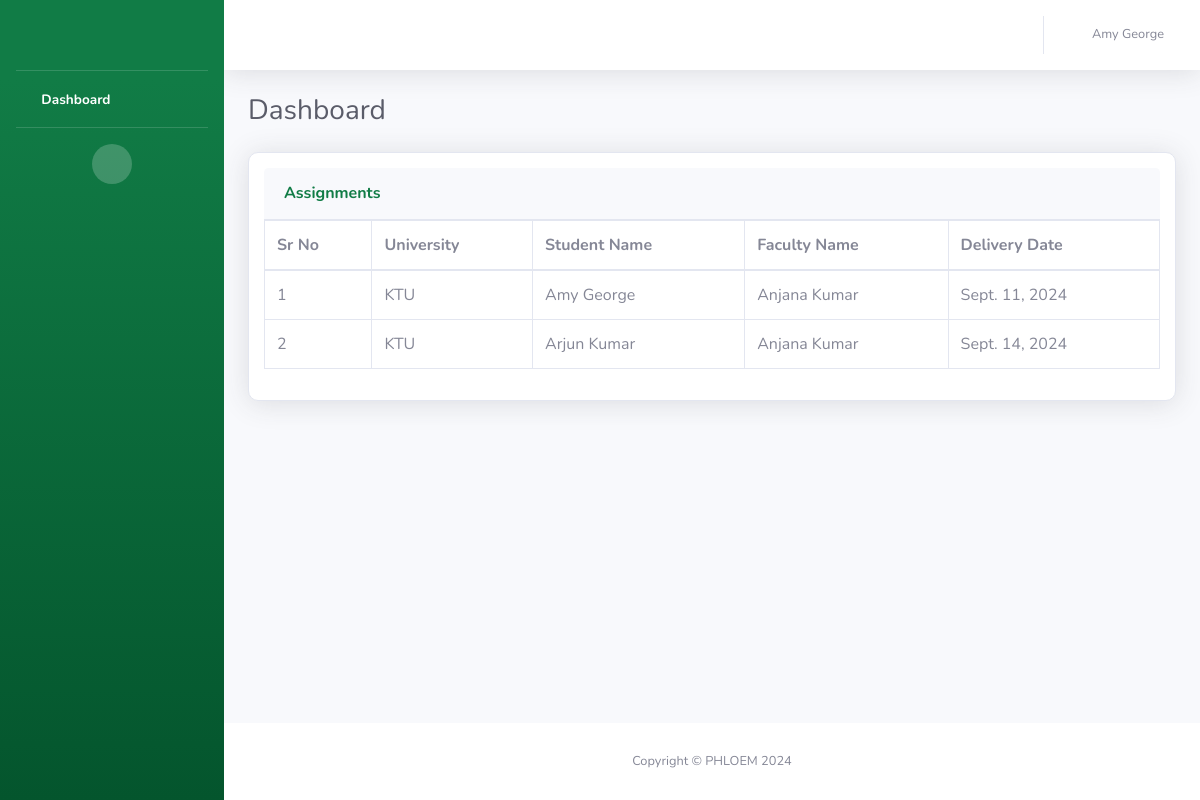
The page /assign_faculty (signed in) on the database its author committed.
### UserApp/models.py (models this page shows, shortened)
class StudentUploadsModel(models.Model):
    studentfile_id = models.AutoField(primary_key=True)
    student = models.ForeignKey(UsersModel, on_delete=models.CASCADE, null=True)
    countrycode = models.ForeignKey(CountryCodeModel, on_delete = models.CASCADE, null = True)
    whatsapp_number = models.CharField(max_length=15)
    university = models.CharField(max_length=100)
    course = models.CharField(max_length=100)
    module_name = models.CharField(max_length=100)
    total_word_count = models.IntegerField()
    submission_date = models.DateField()
    expected_delivery_date = models.DateField()
    assignment_file = models.FileField(upload_to='assignments/')
    model_work = models.FileField(upload_to = 'model-work/', null=True, blank=True)
    module_materials = models.FileField(upload_to = 'module_materials/', null=True, blank=True)
    instructions = models.FileField(upload_to = 'instructions/', null=True, blank=True)
    uploaded_date = models.DateField()
    country_specific = models.BooleanField(default=False)
    country_specific_name = models.CharField(max_length=100, blank=True, null=True)
    company_specific = models.BooleanField(default=False)
    company_specific_name = models.CharField(max_length=100, blank=True, null=True)

### UserApp/views.py (the view)
# urls.py: path('assign_faculty', views.faculty_assign, name='faculty_assign'),
def faculty_assign(request):
    user = request.session.get('user', None)
    if user is None:
        return redirect('/login')
    else:
        loggedin_user = UsersModel.objects.get(user_id=user)
        username = f"{loggedin_user.first_name} {loggedin_user.last_name}"
        response_data = []
        student_files = StudentUploadsModel.objects.all()
        for student_file in student_files:
            assigned = FacultyAssignModel.objects.get(file=student_file)
            data ={
                "university":student_file.university,
                "student_name": f"{student_file.student.first_name} {student_file.student.last_name}",
                "student_file": student_file.assignment_file.url if student_file else None,
                "faculty": f"{assigned.assigned_to.first_name} {assigned.assigned_to.last_name}",
                "delivery_date": student_file.expected_delivery_date,
            }
            response_data.append(data)
    return render(request, 'assign_faculty.html', {'username': username, 'uploaded_files': response_data})

### templates/assign_faculty.html (shortened to what this page needs)
<!DOCTYPE html>
<html lang="en">
<head>
    {% load static %}
    <link href="{% static 'vendor/fontawesome-free/css/all.min.css' %}" rel="stylesheet" type="text/css">
    <link href="{% static 'css/sb-admin-2.min.css' %}" rel="stylesheet">
</head>
<body id="page-top">
    <div id="wrapper">
        <ul class="navbar-nav bg-gradient-primary sidebar sidebar-dark accordion" id="accordionSidebar">
            <a class="sidebar-brand d-flex align-items-center justify-content-center" href="{% url 'home' %}">
                <div class="logo" style="background-image: url({% static 'img/phloem.png' %});"></div>
            </a>
            <hr class="sidebar-divider my-0">
            <li class="nav-item active">
                <a class="nav-link" href="{% url 'manager' %}">
                    <i class="fas fa-fw fa-tachometer-alt"></i>
                    <span>Dashboard</span></a>
            </li>
            <hr class="sidebar-divider d-none d-md-block">
            <div class="text-center d-none d-md-inline">
                <button class="rounded-circle border-0" id="sidebarToggle"></button>
            </div>
        </ul>
        <div id="content-wrapper" class="d-flex flex-column">
            <div id="content">
                <nav class="navbar navbar-expand navbar-light bg-white topbar mb-4 static-top shadow">
                    <ul class="navbar-nav ml-auto">
                        <li class="nav-item dropdown no-arrow">
                            <a class="nav-link dropdown-toggle" href="#" id="userDropdown" role="button"
                                data-toggle="dropdown" aria-haspopup="true" aria-expanded="false">
                                <i class="fas fa-fw fa-user"></i>
                                <span class="mr-2 d-none d-lg-inline text-gray-600 small">{{username}}</span>
                            </a>
                        </li>
                    </ul>
                </nav>
                <div class="container-fluid">
                    <div class="d-sm-flex align-items-center justify-content-between mb-4">
                        <h1 class="h3 mb-0 text-gray-800">Dashboard</h1>
                    </div>
                    <div class="row">
                        <div class="col-xl-12 col-lg-7">
                            <div class="card shadow mb-4">
                                <div
                                    class="card-header py-3 d-flex flex-row align-items-center justify-content-between">
                                    <h6 class="m-0 font-weight-bold text-primary">Assignments</h6>
                                </div>
                                <div class="table-responsive-xxl">
                                    <table class="table table-bordered table-hover all-users">
                                        <thead>
                                            <tr>
                                                <th scope="col">Sr No</th>
                                                <th scope="col">University</th>
                                                <th scope="col">Student Name</th>
                                                <th scope="col">Faculty Name</th>
                                                <th scope="col">Delivery Date</th>
                                            </tr>
                                        </thead>
                                        <tbody>
                                            {% for file in uploaded_files %}
                                            <tr>
                                                <td>{{ forloop.counter }}</td>
                                                <td>{{ file.university }}</td>
                                                <td>{{ file.student_name }} </td>
                                                <td>{{ file.faculty}}</td>
                                                <td>{{ file.delivery_date }}</td>
                                            </tr>
                                        {% endfor %}
                                        </tbody>
                                    </table>
                                    </div>
                            </div>
                        </div>
                    </div>
                </div>
            </div>
            <footer class="sticky-footer bg-white">
                <div class="container my-auto">
                    <div class="copyright text-center my-auto">
                        <span>Copyright &copy; PHLOEM 2024</span>
                    </div>
                </div>
            </footer>
        </div>
    </div>
</body>
</html>

### templates/assign_faculty.html (style rules this page uses)
.logo { height:2.5rem; width:8rem; background-position: center; background-size: cover; background-repeat: no-repeat; }
.card { background-color: white; margin-bottom: 20px; padding: 15px; border-radius: 10px; box-shadow: 0 1px 3px rgba(0, 0, 0, 0.1); }

### rows shown on the page
StudentUploadsModel: university "KTU", delivery_date "Sept. 11, 2024"
StudentUploadsModel: university "KTU", delivery_date "Sept. 14, 2024"

### other values the page prints
{{ username }} "Amy George"
{{ file.student_name }} "Amy George" "Arjun Kumar"
{{ file.faculty }} "Anjana Kumar" "Anjana Kumar"
